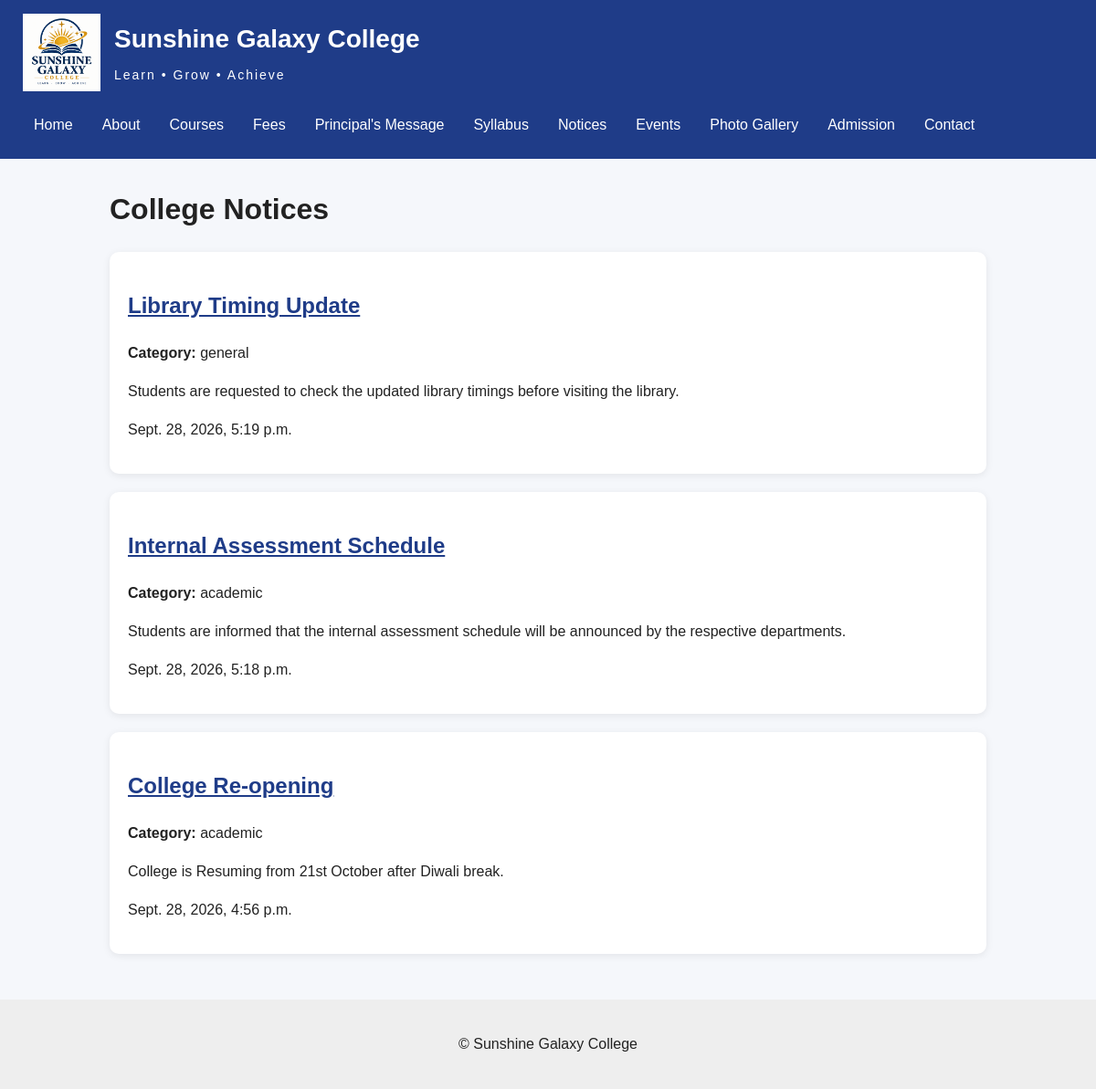
The page /notices/ on the database its author committed.
### portal/models.py (models this page shows, shortened)
class Notice(models.Model):
    CATEGORY_CHOICES = [
        ("academic", "Academic"),
        ("examination", "Examination"),
        ("admission", "Admission"),
        ("event", "Event"),
        ("general", "General"),
    ]
    title = models.CharField(max_length=200)
    content = models.TextField()
    category = models.CharField(
        max_length=20,
        choices=CATEGORY_CHOICES,
        default="general"
    )
    published_date = models.DateTimeField(auto_now_add=True)
    is_active = models.BooleanField(default=True)
    class Meta:
        ordering = ["-published_date"]

### portal/views.py (the view)
# urls.py: path("notices/", views.NoticeListView.as_view(), name="notice_list"),
class NoticeListView(ListView):
    model = Notice
    template_name = "portal/notices.html"
    context_object_name = "notices"

### Templates/portal/notices.html (shortened to what this page needs)
{% extends "base.html" %}
{% block content %}
<h1>College Notices</h1>
{% for notice in notices %}
<div class="notice-card">
    <h2>
        <a href="{% url 'notice_detail' notice.pk %}">
            {{ notice.title }}
        </a>
    </h2>
    <p>
        <strong>Category:</strong>
        {{ notice.category }}
    </p>
    <p>
        {{ notice.content|truncatewords:20 }}
    </p>
    <p>
        {{ notice.published_date }}
    </p>
</div>
{% empty %}
<p>No notices available.</p>
{% endfor %}
{% endblock %}

### static/css/style.css (style rules this page uses)
* { box-sizing: border-box; }
body { margin: 0; font-family: Arial, sans-serif; background: #f5f7fb; color: #222; line-height: 1.6; }
a { color: #1f3c88; }
.course-card, .notice-card { background: white; padding: 20px; margin-bottom: 20px; border-radius: 10px; box-shadow: 0 2px 8px rgba(0, 0, 0, 0.08); }

### rows shown on the page
Notice: title "Library Timing Update", category "general", content "Students are requested to check the updated library timings before visiting the library.", published_date "Sept. 28, 2026, 5:19 p.m."
Notice: title "Internal Assessment Schedule", category "academic", content "Students are informed that the internal assessment schedule will be announced by the respective departments.", published_date "Sept. 28, 2026, 5:18 p.m."
Notice: title "College Re-opening", category "academic", content "College is Resuming from 21st October after Diwali break.", published_date "Sept. 28, 2026, 4:56 p.m."
